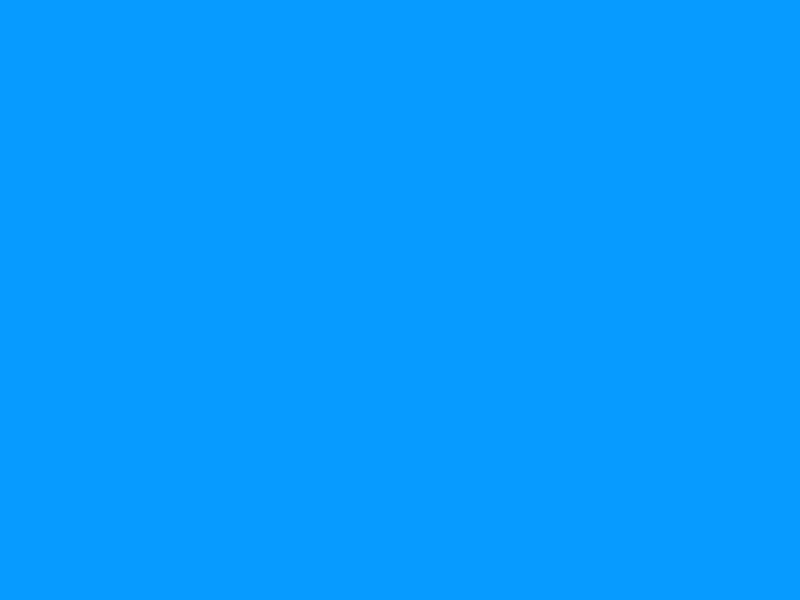
Frame 1 (no input)
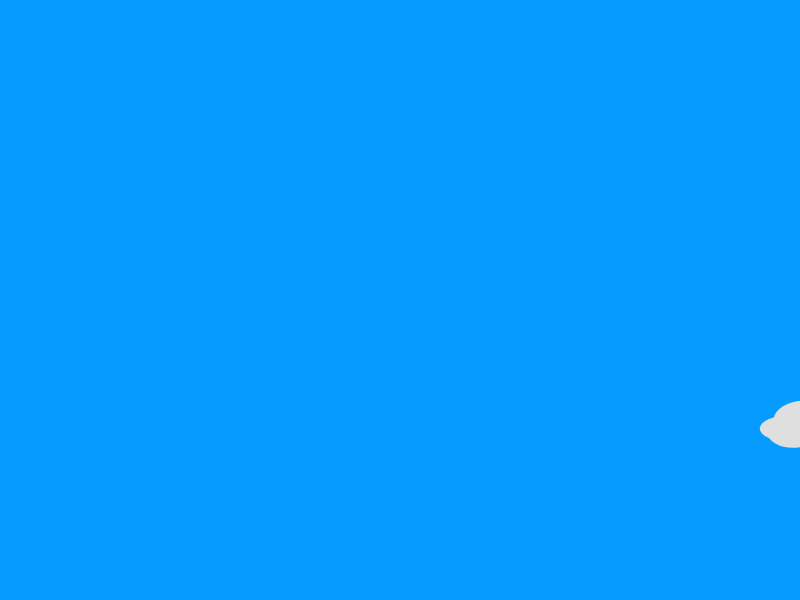
Frame 60 (no input)
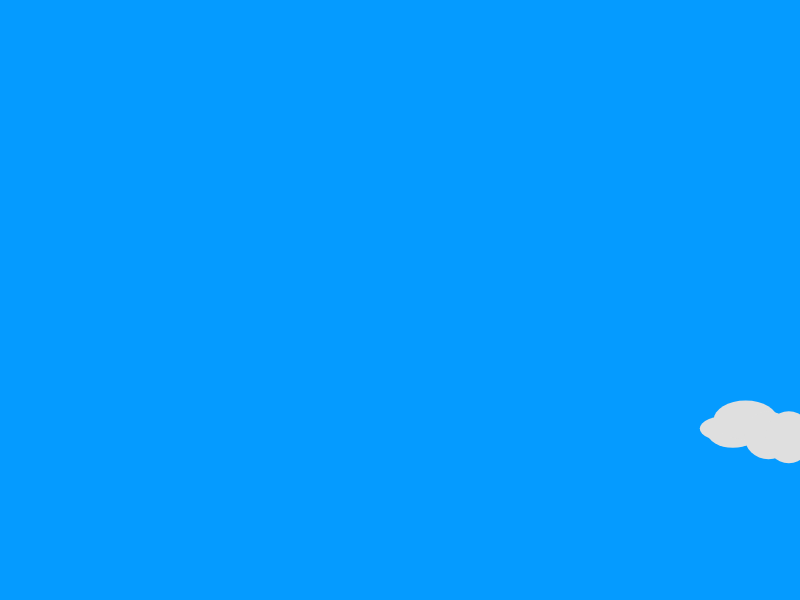
Frame 120 (the mouse pressed at the canvas centre since frame 60)

The p5.js sketch that drew these frames (run headless with seeded random() and noise() and a simulated clock; from frame 60 on, the mouse is pressed at the canvas centre):

// p5.js sketch
// ── sketch.js
var clouds;
function setup() {
    createCanvas(800, 600);
    clouds = new Cloud();
    clouds.setvals();
}

function draw() {
    background(5, 155, 255);
    clouds.display();
    clouds.wind();
}

function Cloud() {
    this.x = width + 50;
    this.y = random(0, height);
    this.wind = 1;
    this.w = [];
    this.h = [];
    this.sepx = [];
    this.sepy = [];
    this.c = random(215, 255);

    this.setvals = function() {
        for (var i = 0; i < 5; i++) {
            this.w[i] = random(40, 70);
        }
        for (var i = 0; i < 5; i++) {
            this.h[i] = random(20, 60);
        }
        for (var i = 0; i < 4; i++) {
            this.sepx[i] = random(0, 30);
        }
        for (var i = 0; i < 4; i++) {
            this.sepy[i] = random(-10, 10);
        }
    };
    this.display = function() {
        fill(this.c);
        noStroke();
        ellipse(this.x, this.y, this.w[0], this.h[0]);
        ellipse(this.x + this.sepx[0], this.y + this.sepy[0], this.w[1], this.h[1]);
        ellipse(this.x + this.sepx[0] + this.sepx[1], this.y + this.sepy[1], this.w[2], this.h[2]);
        ellipse(this.x + this.sepx[0] + this.sepx[1] + this.sepx[2], this.y + this.sepy[2], this.w[3], this.h[3]);
        ellipse(this.x + this.sepx[0] + this.sepx[1] + this.sepx[2] + this.sepx[3], this.y + this.sepy[3], this.w[4], this.h[4]);
    };
    this.wind = function() {
        this.x += -1;
    };
    this.edgeCheck = function() {
        if (this.x + 500 < 0) {
            return true;
        } else {
            return false;
        }
    };
}
